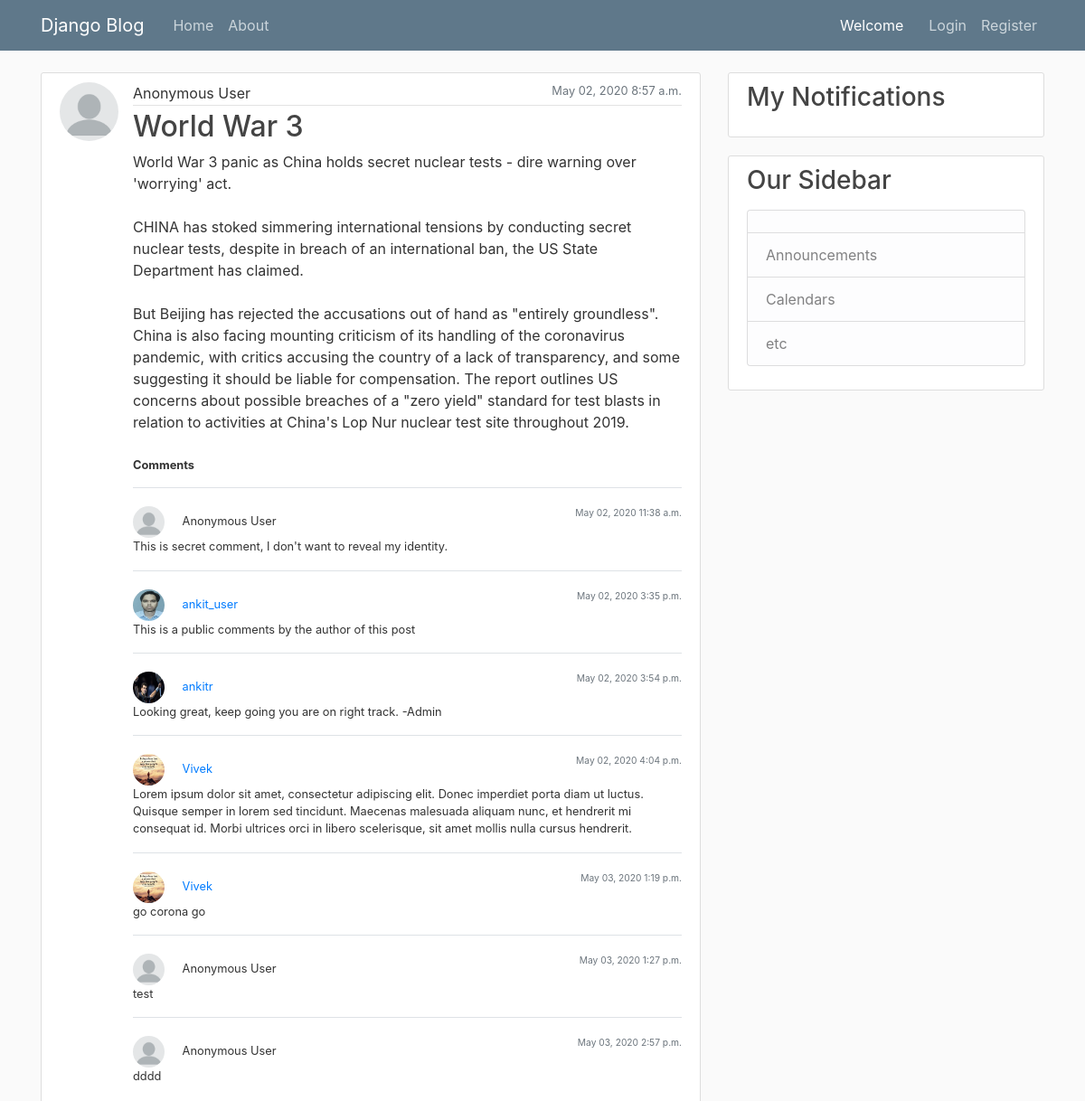
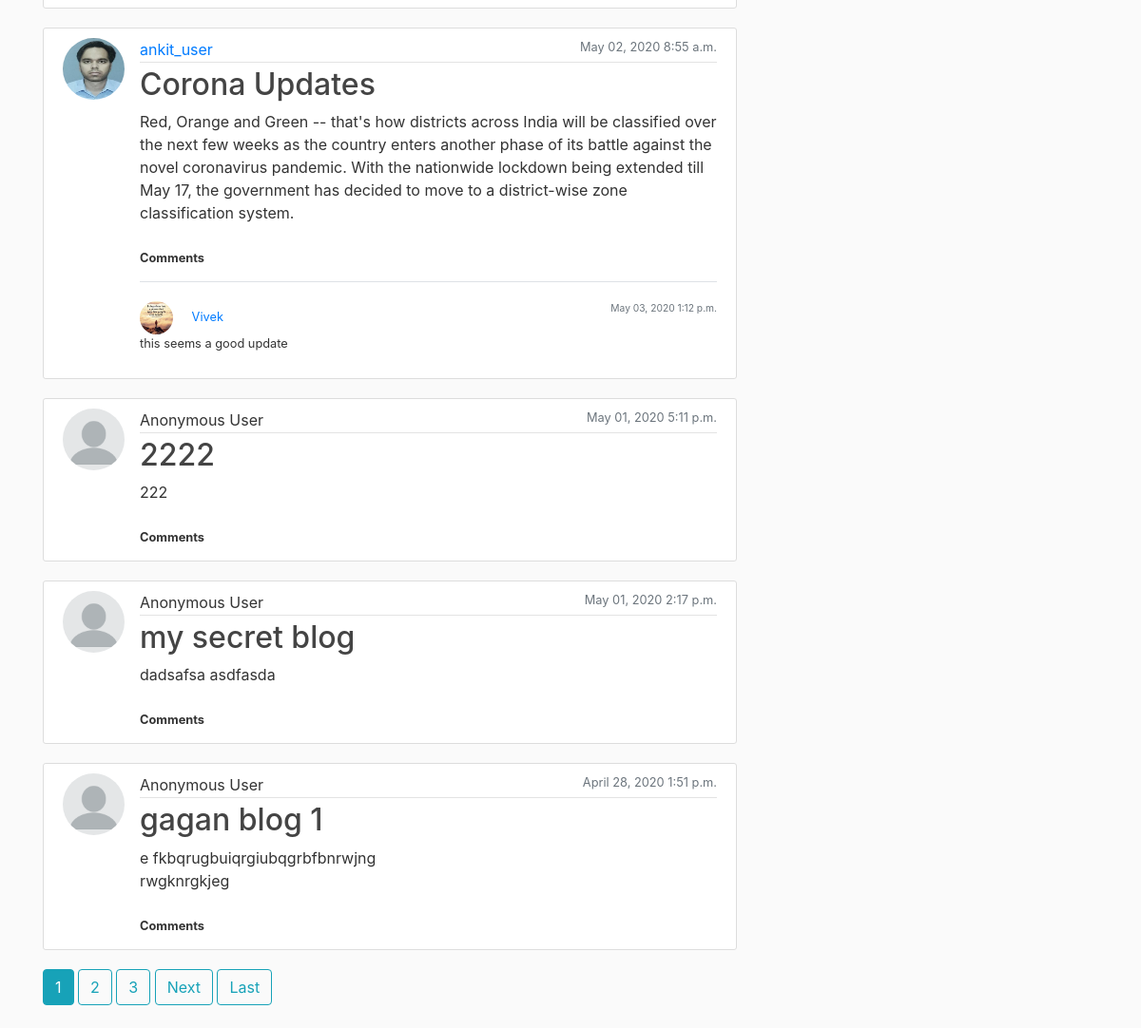
The page / on the database its author committed (2 pictures, top to bottom).
### blog/models.py (models this page shows, shortened)
class Post(models.Model):
    title = models.CharField(max_length=100)
    content = models.TextField()
    anonymous = models.BooleanField("Post as Anonymous User", editable=True, default=True)
    date_posted = models.DateTimeField(default=timezone.now)
    author = models.ForeignKey(User, on_delete=models.CASCADE)
    is_user_subscribed = False
    is_user_subscribed_not = not is_user_subscribed

class Comment(models.Model):
    content = models.TextField()
    anonymous = models.BooleanField("Comment as Anonymous User", editable=True, default=True)
    date_posted = models.DateTimeField(default=timezone.now)
    author = models.ForeignKey(User, on_delete=models.CASCADE)
    post = models.ForeignKey(Post, on_delete=models.CASCADE, related_name='comments')

### users/models.py (models this page shows, shortened)
class Profile(models.Model):
    user = models.OneToOneField(User, on_delete=models.CASCADE)
    image = models.ImageField(default='default.jpg', upload_to='profile_pics')

### blog/views.py (the view)
# urls.py: path('', PostListView.as_view(), name='blog-home'),
class PostListView(ListView):
    model = Post
    template_name = 'blog/home.html'  # <app>/<model>_<viewtype>.html
    context_object_name = 'posts'
    ordering = ['-date_posted']
    paginate_by = 5
    def get_queryset(self):
        user = self.request.user
        posts = Post.objects.order_by('-date_posted').all()
        for p in posts:
            p.is_user_subscribed = p.subscriptions.filter(user__id__exact=user.id).exists()
            p.is_user_subscribed_not = not p.is_user_subscribed
        return posts

### blog/templates/blog/home.html (shortened to what this page needs)
{% extends "blog/base.html" %}
{% block content %}
    {% for post in posts %}
        {% include 'blog/post_raw.html' with post=post %}
    {% endfor %}
    {% if is_paginated %}
      {% for num in page_obj.paginator.page_range %}
        {% if page_obj.number == num %}
          <a class="btn btn-info mb-4" href="?page={{ num }}">{{ num }}</a>
        {% elif num > page_obj.number|add:'-3' and num < page_obj.number|add:'3' %}
          <a class="btn btn-outline-info mb-4" href="?page={{ num }}">{{ num }}</a>
        {% endif %}
      {% endfor %}
      {% if page_obj.has_next %}
        <a class="btn btn-outline-info mb-4" href="?page={{ page_obj.next_page_number }}">Next</a>
        <a class="btn btn-outline-info mb-4" href="?page={{ page_obj.paginator.num_pages }}">Last</a>
      {% endif %}
    {% endif %}
  {% endblock content %}

### blog/templates/blog/post_raw.html (shortened to what this page needs)
<article class="media content-section">
  {% if post.anonymous %}
    <img class="rounded-circle article-img" src="/media/profile_pics/anonymous.png">
  {% else %}
    <img class="rounded-circle article-img" src="{{ post.author.profile.image.url }}">
  {% endif %}
  <div class="media-body full-block">
  <div class="full-block">
    <div class="article-metadata">
        {% if post.anonymous %}
            Anonymous User
        {% else %}
            <a class="mr-2" href="{% url 'user-posts' post.author.username %}">{{ post.author }}</a>
        {% endif %}
      <small class="text-muted" style="float:right;">{{ post.date_posted|date:"F d, Y P" }}</small>
    </div>
    <h2><a class="article-title" href="{% url 'post-detail' post.id %}">{{ post.title }}</a></h2>
    <p class="article-content">{{ post.content }}</p>
  </div>
  <div class="full-block small padding-top-10">
      <div class="float-left " style="font-weight: bold">Comments</div>
  </div>
  <br>
  {% if post.comments.all  %}
    <div class="full-block padding-top-10">
      {% for comment in post.comments.all %}
        {% include 'blog/comment_detail.html' with comment=comment editable=True %}
      {% endfor %}
    </div>
  {% endif %}
  </div>
</article>

### blog/templates/blog/comment_detail.html (shortened to what this page needs)
<div class="float-left full-block padding-top-20 border-top">
    <div class="small float-left full-block">
        <div class="float-left">
        {% if comment.anonymous %}
            <img class="rounded-circle comment-img" src="/media/profile_pics/anonymous.png">
            Anonymous User
        {% else %}
            <img class="rounded-circle comment-img" src="{{ comment.author.profile.image.url }}">
            <a class="mr-2" href="{% url 'user-posts' comment.author.username %}">{{ comment.author }}</a>
        {% endif %}
        </div>
        <div class="float-right">
            <small class="text-muted" style="float:right;">{{ comment.date_posted|date:"F d, Y P" }}</small>
        </div>
    </div>
    <p class="small">{{ comment.content }}</p>
</div>

### blog/static/blog/main.css (style rules this page uses)
body { background: #fafafa; color: #333333; margin-top: 5rem; }
h1, h2, h3, h4, h5, h6 { color: #444444; }
.content-section { background: #ffffff; padding: 10px 20px; border: 1px solid #dddddd; border-radius: 3px; margin-bottom: 20px; }
.article-title { color: #444444; }
.article-content { white-space: pre-line; }
.article-img { height: 65px; width: 65px; margin-right: 16px; }
.article-metadata { padding-bottom: 1px; margin-bottom: 4px; border-bottom: 1px solid #e3e3e3 }
.comment-img { height: 35px; width: 35px; margin-right: 16px; }
.full-block { width:100%; display: block; }
.padding-top-20 { padding-top: 20px; }
.padding-top-10 { padding-top: 10px; }

### rows shown on the page
Post: anonymous True (drawn), date_posted "May 02, 2020 8:57 a.m.", title "World War 3", content "World War 3 panic as China holds secret nuclear tests - dire warning over 'worrying' act. CHINA has stoked simmering international tensions by conducting secret nuclear tests, despite in breach of an international ban, the US State Department has claimed. But Beijing has rejected the accusations out of hand as \"entirely groundless\". China is also facing mounting criticism of its handling of the coronavirus pandemic, with critics accusing the country of a lack of transparency, and some suggesting it should be liable for compensation. The report outlines US concerns about possible breaches of a \"zero yield\" standard for test blasts in relation to activities at China's Lop Nur nuclear test…"
Comment: anonymous True (drawn), date_posted "May 02, 2020 11:38 a.m.", content "This is secret comment, I don't want to reveal my identity."
Comment: author.profile.image (picture), author "ankit_user", date_posted "May 02, 2020 3:35 p.m.", content "This is a public comments by the author of this post"
Comment: author.profile.image (picture), author "ankitr", date_posted "May 02, 2020 3:54 p.m.", content "Looking great, keep going you are on right track. -Admin"
Comment: author.profile.image (placeholder picture), author "Vivek", date_posted "May 02, 2020 4:04 p.m.", content "Lorem ipsum dolor sit amet, consectetur adipiscing elit. Donec imperdiet porta diam ut luctus. Quisque semper in lorem sed tincidunt. Maecenas malesuada aliquam nunc, et hendrerit mi consequat id. Morbi ultrices orci in libero scelerisque, sit amet mollis nulla cursus hendrerit."
Comment: author.profile.image (placeholder picture), author "Vivek", date_posted "May 03, 2020 1:19 p.m.", content "go corona go"
Comment: anonymous True (drawn), date_posted "May 03, 2020 1:27 p.m.", content "test"
Comment: anonymous True (drawn), date_posted "May 03, 2020 2:57 p.m.", content "dddd"
Post: author.profile.image (picture), author "ankit_user", date_posted "May 02, 2020 8:55 a.m.", title "Corona Updates", content "Red, Orange and Green -- that's how districts across India will be classified over the next few weeks as the country enters another phase of its battle against the novel coronavirus pandemic. With the nationwide lockdown being extended till May 17, the government has decided to move to a district-wise zone classification system."
Comment: author.profile.image (placeholder picture), author "Vivek", date_posted "May 03, 2020 1:12 p.m.", content "this seems a good update"
Post: anonymous True (drawn), date_posted "May 01, 2020 5:11 p.m.", title "2222", content "222"
Post: anonymous True (drawn), date_posted "May 01, 2020 2:17 p.m.", title "my secret blog", content "dadsafsa asdfasda"
Post: anonymous True (drawn), date_posted "April 28, 2020 1:51 p.m.", title "gagan blog 1", content "e fkbqrugbuiqrgiubqgrbfbnrwjng rwgknrgkjeg"

### other values the page prints
{{ num }} "1"
{{ num }} "2" "3"
